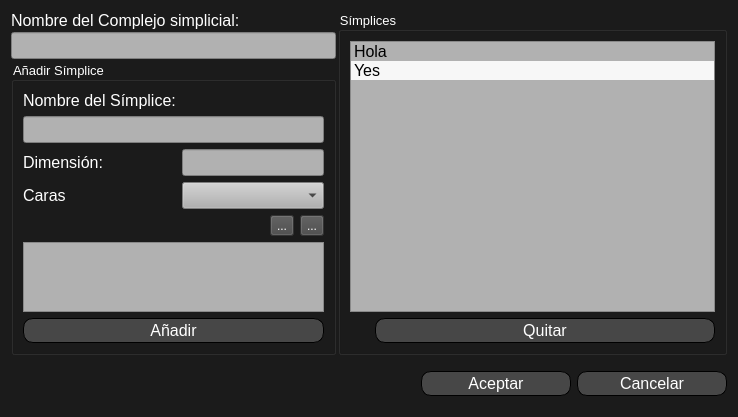
<?xml version="1.0" encoding="UTF-8"?>
<ui version="4.0">
 <class>Form_Nuevo_SC</class>
 <widget class="QWidget" name="Form_Nuevo_SC">
  <property name="geometry">
   <rect>
    <x>0</x>
    <y>0</y>
    <width>738</width>
    <height>375</height>
   </rect>
  </property>
  <property name="windowTitle">
   <string>Form</string>
  </property>
  <property name="windowIcon">
   <iconset>
    <normaloff>../Recursos/icono.ico</normaloff>../Recursos/icono.ico</iconset>
  </property>
  <property name="styleSheet">
   <string notr="true">background-color: rgb(27, 27, 27);
color: rgb(255, 255, 255);</string>
  </property>
  <layout class="QGridLayout" name="gridLayout_4">
   <item row="1" column="0">
    <layout class="QGridLayout" name="gridLayout_6">
     <property name="topMargin">
      <number>10</number>
     </property>
     <property name="bottomMargin">
      <number>10</number>
     </property>
     <item row="0" column="2">
      <widget class="QPushButton" name="pushButton_Cancelar">
       <property name="sizePolicy">
        <sizepolicy hsizetype="Preferred" vsizetype="Preferred">
         <horstretch>0</horstretch>
         <verstretch>0</verstretch>
        </sizepolicy>
       </property>
       <property name="minimumSize">
        <size>
         <width>150</width>
         <height>25</height>
        </size>
       </property>
       <property name="maximumSize">
        <size>
         <width>350</width>
         <height>50</height>
        </size>
       </property>
       <property name="font">
        <font>
         <pointsize>12</pointsize>
        </font>
       </property>
       <property name="styleSheet">
        <string notr="true">QPushButton{
color: rgb(255, 255, 255);
background-color: rgb(71, 71, 71);
border: 1px solid;
border-radius: 10px;}

QPushButton:hover{
	background-color: rgb(100, 100, 100);
}</string>
       </property>
       <property name="text">
        <string>Cancelar</string>
       </property>
      </widget>
     </item>
     <item row="0" column="0">
      <spacer name="horizontalSpacer">
       <property name="orientation">
        <enum>Qt::Horizontal</enum>
       </property>
       <property name="sizeHint" stdset="0">
        <size>
         <width>40</width>
         <height>20</height>
        </size>
       </property>
      </spacer>
     </item>
     <item row="0" column="1">
      <widget class="QPushButton" name="pushButton_Aceptar">
       <property name="sizePolicy">
        <sizepolicy hsizetype="Preferred" vsizetype="Expanding">
         <horstretch>0</horstretch>
         <verstretch>100</verstretch>
        </sizepolicy>
       </property>
       <property name="minimumSize">
        <size>
         <width>150</width>
         <height>0</height>
        </size>
       </property>
       <property name="maximumSize">
        <size>
         <width>250</width>
         <height>25</height>
        </size>
       </property>
       <property name="font">
        <font>
         <pointsize>12</pointsize>
        </font>
       </property>
       <property name="styleSheet">
        <string notr="true">QPushButton{
color: rgb(255, 255, 255);
background-color: rgb(71, 71, 71);
border: 1px solid;
border-radius: 10px;}

QPushButton:hover{
	background-color: rgb(100, 100, 100);
}

</string>
       </property>
       <property name="text">
        <string>Aceptar</string>
       </property>
      </widget>
     </item>
    </layout>
   </item>
   <item row="0" column="0">
    <layout class="QGridLayout" name="gridLayout">
     <property name="spacing">
      <number>2</number>
     </property>
     <item row="1" column="1" rowspan="3">
      <widget class="QGroupBox" name="groupBox">
       <property name="font">
        <font>
         <pointsize>10</pointsize>
        </font>
       </property>
       <property name="title">
        <string>Símplices</string>
       </property>
       <layout class="QGridLayout" name="gridLayout_2">
        <item row="1" column="1" alignment="Qt::AlignHCenter|Qt::AlignVCenter">
         <widget class="QPushButton" name="pushButton_QuitarSim">
          <property name="sizePolicy">
           <sizepolicy hsizetype="Fixed" vsizetype="Fixed">
            <horstretch>0</horstretch>
            <verstretch>0</verstretch>
           </sizepolicy>
          </property>
          <property name="minimumSize">
           <size>
            <width>340</width>
            <height>25</height>
           </size>
          </property>
          <property name="maximumSize">
           <size>
            <width>340</width>
            <height>16777215</height>
           </size>
          </property>
          <property name="font">
           <font>
            <pointsize>12</pointsize>
           </font>
          </property>
          <property name="styleSheet">
           <string notr="true">QPushButton{
color: rgb(255, 255, 255);
background-color: rgb(71, 71, 71);
border: 1px solid;
border-radius: 10px;}

QPushButton:hover{
	background-color: rgb(100, 100, 100);
}</string>
          </property>
          <property name="text">
           <string>Quitar</string>
          </property>
         </widget>
        </item>
        <item row="1" column="0">
         <spacer name="horizontalSpacer_2">
          <property name="orientation">
           <enum>Qt::Horizontal</enum>
          </property>
          <property name="sizeType">
           <enum>QSizePolicy::Expanding</enum>
          </property>
          <property name="sizeHint" stdset="0">
           <size>
            <width>40</width>
            <height>20</height>
           </size>
          </property>
         </spacer>
        </item>
        <item row="0" column="0" colspan="2">
         <widget class="QListWidget" name="list_simplex">
          <property name="minimumSize">
           <size>
            <width>350</width>
            <height>0</height>
           </size>
          </property>
          <property name="font">
           <font>
            <family>MS Shell Dlg 2</family>
            <pointsize>12</pointsize>
           </font>
          </property>
          <property name="styleSheet">
           <string notr="true">color: rgb(0, 0, 0);
background-color: rgb(177, 177, 177);</string>
          </property>
          <property name="alternatingRowColors">
           <bool>true</bool>
          </property>
          <item>
           <property name="text">
            <string>Hola</string>
           </property>
          </item>
          <item>
           <property name="text">
            <string>Yes</string>
           </property>
          </item>
         </widget>
        </item>
       </layout>
      </widget>
     </item>
     <item row="1" column="0">
      <widget class="QLabel" name="label">
       <property name="sizePolicy">
        <sizepolicy hsizetype="Fixed" vsizetype="Fixed">
         <horstretch>0</horstretch>
         <verstretch>0</verstretch>
        </sizepolicy>
       </property>
       <property name="baseSize">
        <size>
         <width>0</width>
         <height>0</height>
        </size>
       </property>
       <property name="font">
        <font>
         <pointsize>12</pointsize>
        </font>
       </property>
       <property name="text">
        <string>Nombre del Complejo simplicial:</string>
       </property>
      </widget>
     </item>
     <item row="3" column="0">
      <widget class="QGroupBox" name="groupBox_2">
       <property name="sizePolicy">
        <sizepolicy hsizetype="Fixed" vsizetype="Expanding">
         <horstretch>0</horstretch>
         <verstretch>0</verstretch>
        </sizepolicy>
       </property>
       <property name="font">
        <font>
         <pointsize>10</pointsize>
        </font>
       </property>
       <property name="title">
        <string>Añadir Símplice</string>
       </property>
       <layout class="QGridLayout" name="gridLayout_3">
        <item row="3" column="1">
         <widget class="QLineEdit" name="text_dim_sim">
          <property name="font">
           <font>
            <pointsize>12</pointsize>
           </font>
          </property>
          <property name="styleSheet">
           <string notr="true">color: rgb(0, 0, 0);
background-color: rgb(177, 177, 177);</string>
          </property>
         </widget>
        </item>
        <item row="4" column="1">
         <widget class="QComboBox" name="posible_faces">
          <property name="font">
           <font>
            <pointsize>12</pointsize>
           </font>
          </property>
          <property name="styleSheet">
           <string notr="true">color: rgb(0, 0, 0);
background-color: rgb(177, 177, 177);</string>
          </property>
         </widget>
        </item>
        <item row="7" column="0" colspan="2">
         <widget class="QListWidget" name="list_faces">
          <property name="sizePolicy">
           <sizepolicy hsizetype="Preferred" vsizetype="Expanding">
            <horstretch>0</horstretch>
            <verstretch>0</verstretch>
           </sizepolicy>
          </property>
          <property name="font">
           <font>
            <pointsize>12</pointsize>
           </font>
          </property>
          <property name="styleSheet">
           <string notr="true">color: rgb(0, 0, 0);
background-color: rgb(177, 177, 177);</string>
          </property>
          <property name="alternatingRowColors">
           <bool>true</bool>
          </property>
         </widget>
        </item>
        <item row="2" column="0" colspan="2">
         <widget class="QLineEdit" name="text_nombre_sim">
          <property name="font">
           <font>
            <pointsize>12</pointsize>
           </font>
          </property>
          <property name="styleSheet">
           <string notr="true">color: rgb(0, 0, 0);
background-color: rgb(177, 177, 177);</string>
          </property>
         </widget>
        </item>
        <item row="8" column="0" colspan="2">
         <widget class="QPushButton" name="pushButton_Anadir">
          <property name="minimumSize">
           <size>
            <width>0</width>
            <height>25</height>
           </size>
          </property>
          <property name="font">
           <font>
            <pointsize>12</pointsize>
           </font>
          </property>
          <property name="styleSheet">
           <string notr="true">QPushButton{
color: rgb(255, 255, 255);
background-color: rgb(71, 71, 71);
border: 1px solid;
border-radius: 10px;}

QPushButton:hover{
	background-color: rgb(100, 100, 100);
}</string>
          </property>
          <property name="text">
           <string>Añadir</string>
          </property>
         </widget>
        </item>
        <item row="4" column="0">
         <widget class="QLabel" name="label_4">
          <property name="font">
           <font>
            <pointsize>12</pointsize>
           </font>
          </property>
          <property name="text">
           <string>Caras</string>
          </property>
         </widget>
        </item>
        <item row="6" column="0" colspan="2">
         <layout class="QHBoxLayout" name="horizontalLayout">
          <item>
           <spacer name="horizontalSpacer_3">
            <property name="orientation">
             <enum>Qt::Horizontal</enum>
            </property>
            <property name="sizeHint" stdset="0">
             <size>
              <width>40</width>
              <height>20</height>
             </size>
            </property>
           </spacer>
          </item>
          <item>
           <widget class="QToolButton" name="toolButton_mas">
            <property name="styleSheet">
             <string notr="true">QToolButton{
color: rgb(255, 255, 255);
background-color: rgb(71, 71, 71);;}

QToolButton:hover{
	background-color: rgb(100, 100, 100);
}</string>
            </property>
            <property name="text">
             <string>...</string>
            </property>
            <property name="icon">
             <iconset resource="../Recursos/resources.qrc">
              <normaloff>:/images/mas.ico</normaloff>:/images/mas.ico</iconset>
            </property>
           </widget>
          </item>
          <item>
           <widget class="QToolButton" name="toolButton_menos">
            <property name="styleSheet">
             <string notr="true">QToolButton{
color: rgb(255, 255, 255);
background-color: rgb(71, 71, 71);
}

QToolButton:hover{
	background-color: rgb(100, 100, 100);
}</string>
            </property>
            <property name="text">
             <string>...</string>
            </property>
            <property name="icon">
             <iconset resource="../Recursos/resources.qrc">
              <normaloff>:/images/menos.ico</normaloff>:/images/menos.ico</iconset>
            </property>
           </widget>
          </item>
         </layout>
        </item>
        <item row="1" column="0">
         <widget class="QLabel" name="label_2">
          <property name="sizePolicy">
           <sizepolicy hsizetype="Fixed" vsizetype="Fixed">
            <horstretch>0</horstretch>
            <verstretch>0</verstretch>
           </sizepolicy>
          </property>
          <property name="font">
           <font>
            <pointsize>12</pointsize>
           </font>
          </property>
          <property name="text">
           <string>Nombre del Símplice:</string>
          </property>
         </widget>
        </item>
        <item row="3" column="0">
         <widget class="QLabel" name="label_3">
          <property name="font">
           <font>
            <pointsize>12</pointsize>
           </font>
          </property>
          <property name="text">
           <string>Dimensión:</string>
          </property>
         </widget>
        </item>
       </layout>
      </widget>
     </item>
     <item row="2" column="0">
      <widget class="QLineEdit" name="text_sc_name">
       <property name="sizePolicy">
        <sizepolicy hsizetype="Preferred" vsizetype="Fixed">
         <horstretch>0</horstretch>
         <verstretch>0</verstretch>
        </sizepolicy>
       </property>
       <property name="font">
        <font>
         <pointsize>12</pointsize>
        </font>
       </property>
       <property name="styleSheet">
        <string notr="true">color: rgb(0, 0, 0);
background-color: rgb(177, 177, 177);</string>
       </property>
      </widget>
     </item>
    </layout>
   </item>
  </layout>
 </widget>
 <resources>
  <include location="../Recursos/resources.qrc"/>
 </resources>
 <connections/>
</ui>
